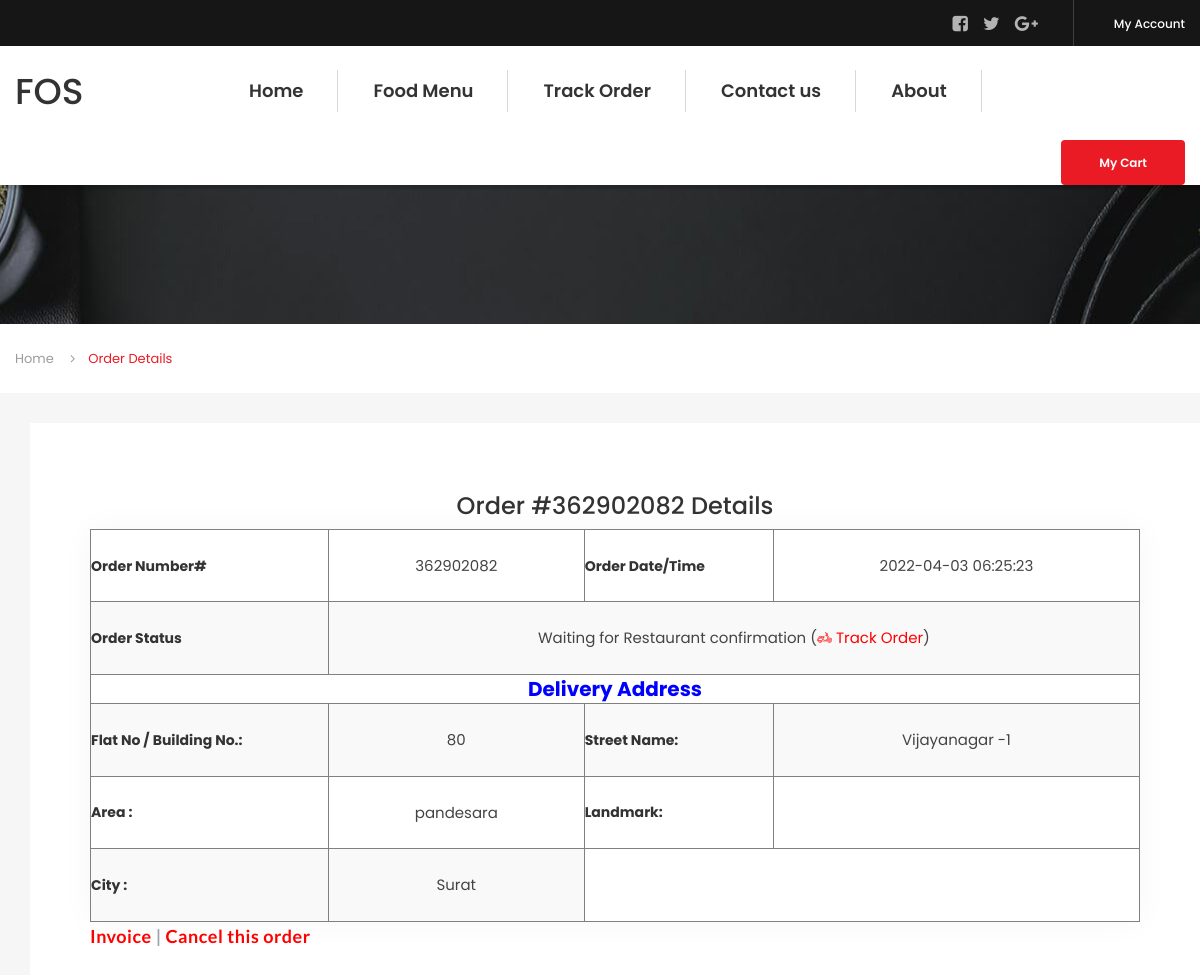
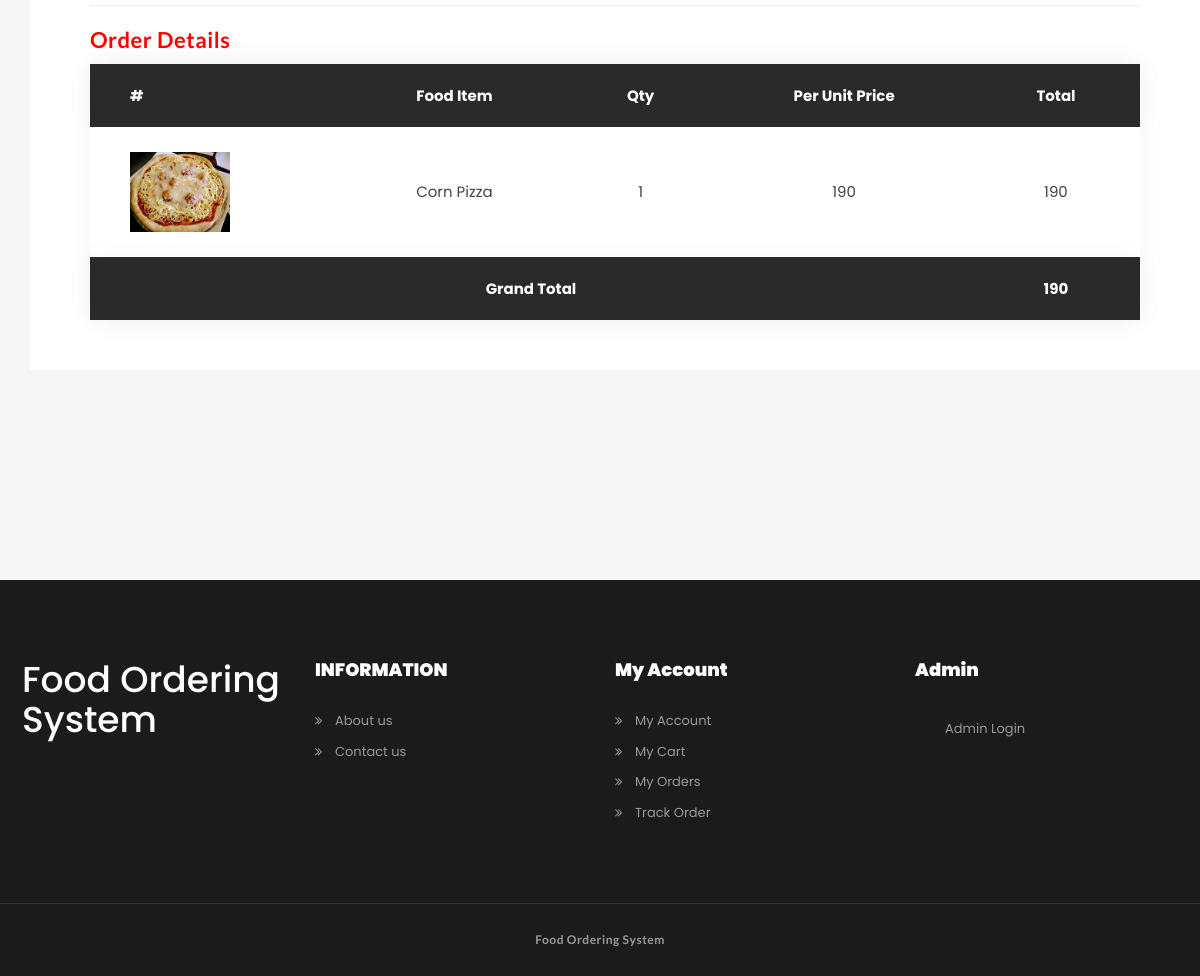
The page /order-details.php?onumber=362902082 (signed in) on the database its author committed (2 pictures, top to bottom).
### tables this page shows
CREATE TABLE `tblorderaddresses` (
  `ID` int(11) NOT NULL,
  `UserId` char(100) DEFAULT NULL,
  `Ordernumber` char(100) DEFAULT NULL,
  `Flatnobuldngno` varchar(255) DEFAULT NULL,
  `StreetName` varchar(255) DEFAULT NULL,
  `Area` varchar(255) DEFAULT NULL,
  `Landmark` varchar(255) DEFAULT NULL,
  `City` varchar(255) DEFAULT NULL,
  `OrderTime` timestamp NOT NULL DEFAULT current_timestamp(),
  `OrderFinalStatus` varchar(255) DEFAULT NULL
);

CREATE TABLE `tblorders` (
  `ID` int(11) NOT NULL,
  `UserId` char(10) DEFAULT NULL,
  `FoodId` char(10) DEFAULT NULL,
  `FoodQty` int(11) DEFAULT NULL,
  `IsOrderPlaced` int(11) DEFAULT NULL,
  `OrderNumber` char(100) DEFAULT NULL,
  `payment_mode` varchar(255) DEFAULT 'COD'
);

CREATE TABLE `tblfood` (
  `ID` int(10) NOT NULL,
  `CategoryName` varchar(120) DEFAULT NULL,
  `ItemName` varchar(120) DEFAULT NULL,
  `ItemPrice` varchar(120) DEFAULT NULL,
  `ItemDes` varchar(500) DEFAULT NULL,
  `Image` varchar(120) DEFAULT NULL,
  `ItemQty` varchar(120) DEFAULT NULL
);

### order-details.php (the view, shortened to what this page needs)
<?php
include_once('includes/dbconnection.php');
   if (strlen($_SESSION['fosuid']==0)) {
  header('location:logout.php');
  } else{
?>
<!DOCTYPE html>
<html lang="en">
<head>
    <link rel="stylesheet" href="assets/css/icons.min.css">
    <link rel="stylesheet" href="assets/css/bootstrap.min.css">
    <link rel="stylesheet" href="assets/css/main.css">
    <link rel="stylesheet" href="assets/css/red-color.css">
    <link rel="stylesheet" href="assets/css/yellow-color.css">
    <link rel="stylesheet" href="assets/css/responsive.css">
</head>
<body itemscope>
<?php include_once('includes/header.php');?>
        <section>
            <div class="block">
                <div class="page-title-wrapper text-center">
                    <div class="col-md-12 col-sm-12 col-lg-12">
                        <div class="page-title-inner">
                            <h1 itemprop="headline">Order #<?php echo $_GET['onumber'];?> Details</h1>
                        </div>
                    </div>
                </div>
            </div>
        </section>
        <div class="bread-crumbs-wrapper">
            <div class="container">
                <ol class="breadcrumb">
                    <li class="breadcrumb-item"><a href="index.php" title="" itemprop="url">Home</a></li>
                    <li class="breadcrumb-item active">Order Details</li>
                </ol>
            </div>
        </div>
        <section>
            <div class="block gray-bg bottom-padd210 top-padd30">
                    <div class="container">
                        <div class="row">
                            <div class="col-md-12">
                            <div class="sec-box">
                                <div class="sec-wrapper">
    <div class="col-md-12 col-sm-12 col-lg-12" >
<div class="booking-table">
 <?php
$userid= $_SESSION['fosuid'];
$oid=$_GET['onumber'];
      $query=mysqli_query($con,"select * from  tblorderaddresses  where UserId='$userid' and Ordernumber='$oid'");
              while($row=mysqli_fetch_array($query))
              { ?>
                <h3 align="center">Order #<?php echo $oid;?> Details</h3>
<table border="1" style="padding-left:10%">
<tr>
<th>Order Number#</th>
<td><?php echo $row['Ordernumber'];?></td>
<th>Order Date/Time</th>
<td><?php echo $row['OrderTime']?></td>
</tr>
<tr>
<th>Order Status</th>
<td colspan="3"><?php $status=$row['OrderFinalStatus'];
if($status==''){
 echo "Waiting for Restaurant confirmation";
} else{
echo $status;
}
                                                    ?> (<a href="javascript:void(0);" onClick="popUpWindow('trackorder.php?oid=<?php echo htmlentities($row['Ordernumber']);?>');" title="Track order" style="color:red;"><i class="flaticon-transport"></i> Track Order</a>)</td>
</tr>
<tr>
    <th colspan="4" style="text-align:center;color:blue; font-size:20px;">Delivery Address</th>
</tr>
<tr>
<th>Flat No / Building No.:</th>
<td><?php echo $row['Flatnobuldngno']?></td>
<th>Street Name:</th>
<td> <?php echo $row['StreetName']?></td>
</tr>
<tr>
<th>Area :</th>
<td><?php echo $row['Area']?></td>
<th>Landmark:</th>
<td><?php echo $row['Landmark']?></td>
</tr>
<tr>
<th>City :</th>
<td><?php echo $row['City']?></td>
</tr>
</table>
   <p style="font-weight:bold; font-size:18px;"><a href="javascript:void(0);" onClick="popUpWindow('invoice.php?oid=<?php echo htmlentities($row['Ordernumber']);?>');" title="Order Invoice" style="color:red">Invoice</a> |
        <a href="javascript:void(0);" onClick="popUpWindow('cancelorder.php?oid=<?php echo htmlentities($row['Ordernumber']);?>');" title="Cancel this order" style="color:red">Cancel this order </a>
    </p>
<?php } ?>
<hr />
<p style="font-size:22px; color:red; font-weight:bold">Order Details</p>
<table>
<thead>
<tr>
    <th>#</th>
    <th>Food Item</th>
    <th>Qty</th>
    <th>Per Unit Price</th>
       <th>Total</th>
</tr>
</thead>
<tbody>
<?php
$query=mysqli_query($con,"select tblfood.Image,tblfood.ItemName,tblfood.ItemDes,tblfood.ItemPrice,tblfood.ItemQty,tblorders.FoodId,tblorders.FoodQty
    from tblorders
    join tblfood on tblfood.ID=tblorders.FoodId
    where tblorders.UserId='$userid' and tblorders.IsOrderPlaced=1 and tblorders.OrderNumber='$oid'");
while ($row=mysqli_fetch_array($query)) {
?>
<tr>
    <td><img src="admin/itemimages/<?php echo $row['Image']?>" width="100" height="80" alt="<?php echo $row['ItemName']?>"></td>
<td>
    <a href="food-detail.php?fid=<?php echo $row['FoodId'];?>" title="" itemprop="url"><?php echo $row['ItemName']?></a>
</td>
<td><?php echo $qty=$row['FoodQty']?></td>
<td><?php echo $ppu=$row['ItemPrice']?></td>
<td><?php echo $total=$qty*$ppu;?></td>
</tr>
<?php $grandtotal+=$total;}?>
<thead>
<tr>
    <th colspan="4" style="text-align:center;">Grand Total</th>
<th style="text-align:center;"><?php echo $grandtotal;?></th>
</tr>
</thead>
</tbody>
</table>
</div>
                                    </div>
                                </div>
                            </div>
                        </div>
                    </div>
                </div>
            </div>
        </section>
    <?php include_once('includes/footer.php');
      ?>
    </main>
</body>
</html>
<?php } ?>

### assets/css/red-color.css (style rules this page uses)
.red-clr, .social1 > a:hover, .social1 > a:focus, .responsive-menu .social1 > a:hover, .responsive-menu .social1 > a:focus, .topbar-register > a:hover, .topbar-register > a:focus, .popular-dish-info > h4 a:hover, .popular-dish-info > h4 a:focus, .featured-restaurant-info > h4 a:hover, .featured-restaurant-info > h4 a:focus, .popular-dish-info > a.red-bg:hover, .popular-dish-info > a.red-bg:focus, .locat-list > li::before, .news-info > h4 a:hover, .news-info > h4 a:focus, .breadcrumb > li.breadcrumb-item.active, .breadcrumb > li.breadcrumb-item a:hover, .breadcrumb > li.breadcrumb-item a:focus, .select-wrp .chosen-container-single .chosen-drop > ul li.result-selected, .select-wrp .chosen-container-single .chosen-drop > ul li.highlighted, .select-wrp .chosen-container-single .chosen-drop > ul li:hover, .mini-post-info > h5 a:hover, .mini-post-info > h5 a:focus, .contact-info-box > p a:hover, .contact-info-box > p a:focus, .sidebar .widget ul li:hover, .sidebar .widget ul li:hover > a, .widget.style2 ul li:hover > span, .sidebar .widget ul li a:focus, .info-meta > span a:hover, .info-meta > span a:focus, .restaurant-detail-tabs > ul > li a:hover, .restaurant-detail-tabs > ul > li.active a, .search-dish > button:hover, .ord-btn > a:hover, .ord-btn > a:focus, .book-table form button:hover, .book-table form button:focus, .post-next-prev > a:hover, .post-next-prev > a:focus, .post-meta > span a:hover, .post-meta > span a:focus, .author-info > h4 a:hover, .author-info > h4 a:focus, .comment-info > h4 a:hover, .comment-info > h4 a:focus, .reply-form button:hover, .reply-form button:focus, .top-restaurant-carousel2 .owl-nav > div:hover, .reservation-tabs-list .nav-tabs > li:hover a, .reservation-tabs-list .nav-tabs > li.active a, .gallery-info-btns > a:hover, .gallery-info-btns > a:focus, .sign-form a:hover, .sign-form a:focus, .yellow-bg .user-info-inner > h5 a:hover, .yellow-bg .user-info-inner > h5 a:focus, .yellow-bg .user-info-inner > span a:hover, .yellow-bg .user-info-inner > span a:focus, .profile-sidebar-inner > ul > li > a:hover, .profile-sidebar-inner > ul > li a:focus, .profile-sidebar-inner > ul > li.active > a, .profile-sidebar-inner > ul > li.active > a:hover, .profile-sidebar-inner > ul > li.active > a:focus, .profile-sidebar-inner > ul > li > a:hover i, .profile-sidebar-inner > ul > li a:focus i, .profile-sidebar-inner > ul > li.active > a i, .profile-sidebar-inner > ul > li a::before, .review-box > h4 a:hover, .review-box > h4 a:focus, .order-info > h4 a:hover, .order-info > h4 a:focus, .post-tags2 > a:hover, .post-tags2 > a:focus, .restaurant-info-inner > h6 a:hover, .restaurant-info-inner > h6 a:focus, .food-featured-post-info > h3 a:hover, .food-featured-post-info > h3 a:focus, .order-detail > h4 a:hover, .order-detail > h4 a:focus, .title1-inner span, .food-types, .get_in_touch ul li i, .widget ul li a:hover, .restaurant-searching-inner > span i, .like-meta, .article-meta > h3 a:hover, .caro-dish-name > span, .dish-meta > span, .uper-meta > h4 a:hover, .food-price, .food-menu-sec > i, .chef-box ul li h5 a:hover, .form-meta > span, .upcoming-event .title1-inner > b, .upcoming-event .countdown > li p, .mini-post-data { color: #ea1b25; }

### rows shown on the page
tblorderaddresses: Ordernumber "362902082", OrderTime "2022-04-03 06:25:23", Flatnobuldngno "80", StreetName "Vijayanagar -1", Area "pandesara", City "Surat"
tblorders: FoodId.Image (picture), FoodId.ItemName "Corn Pizza", FoodQty "1", FoodId.ItemPrice "190", $total=$qty*$ppu "190"

### other values the page prints
$grandtotal "190"
